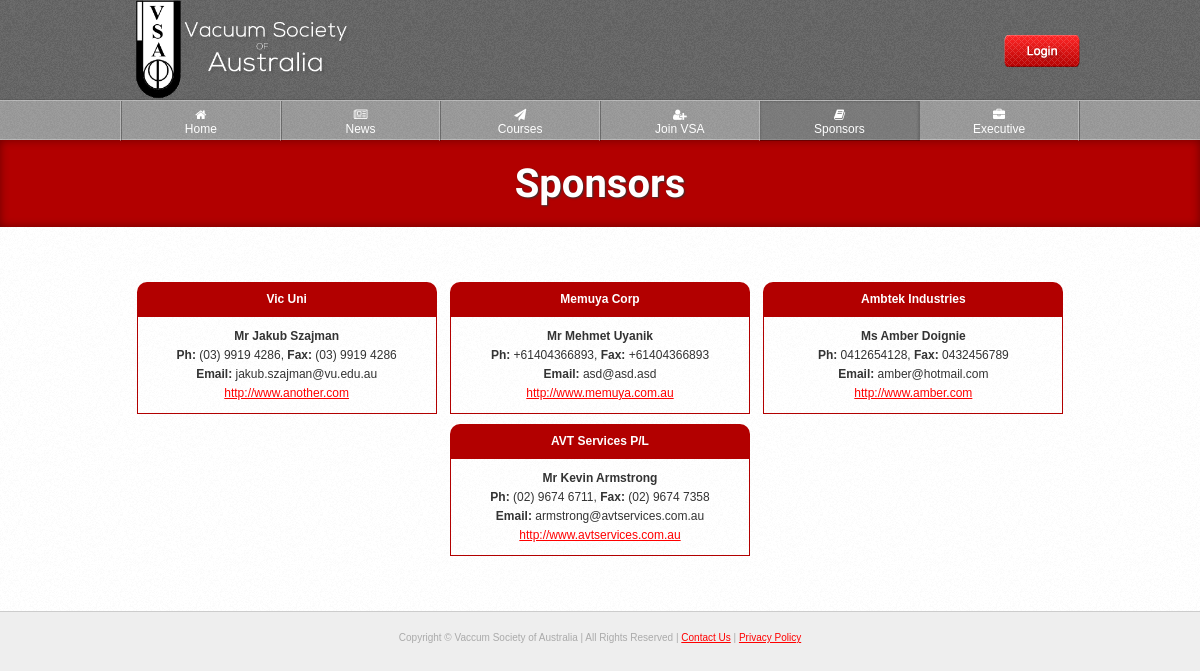
The page /source/sponsors.php on the database its author committed.
### tables this page shows
CREATE TABLE IF NOT EXISTS `users` (
  `id` int(10) NOT NULL AUTO_INCREMENT,
  `username` varchar(20) NOT NULL,
  `password` varchar(70) NOT NULL,
  `email` varchar(100) NOT NULL,
  `title` varchar(6) NOT NULL,
  `fname` varchar(30) NOT NULL,
  `lname` varchar(40) NOT NULL,
  `address` varchar(80) NOT NULL,
  `suburb` varchar(50) NOT NULL,
  `state` varchar(50) NOT NULL,
  `postcode` int(10) NOT NULL,
  `country` varchar(50) NOT NULL,
  `telephone` varchar(20) NOT NULL,
  `fax` varchar(20) DEFAULT NULL,
  `website` varchar(100) DEFAULT NULL,
  `company` varchar(150) DEFAULT NULL,
  `blocked` enum('0','1') NOT NULL,
  `type` enum('1','2','3','4') NOT NULL,
  `active` enum('0','1') NOT NULL,
  `level` enum('1','2') NOT NULL,
  `password_reset` enum('0','1') NOT NULL,
  `activation_code` varchar(40) NOT NULL,
  `reset_code` varchar(100) NOT NULL,
  `payment_made` enum('0','1') NOT NULL,
  `date_created` varchar(100) NOT NULL,
  `payment_due_date` varchar(100) NOT NULL,
  `course_member_expiry` varchar(100) NOT NULL,
  PRIMARY KEY (`id`),
  FULLTEXT KEY `username` (`username`)
);

### source/sponsors.php (the view, shortened to what this page needs)
<?php
$t = new Template;
$t->setTitle("VSA Sponsors");
$t->setTags("sponsors");
include $t->load("template/head.php");
include $t->load("template/header.php");
$q = DB::$db->query("
	SELECT *
	FROM users
	WHERE type = '3'
	ORDER BY id
");
$c = $q->rowCount();
?>
	<div id="page-heading">
		<h1>Sponsors</h1>
	</div>
	<div class="outer-wrapper white">
		<div class="inner-wrapper center">
			<?php if($c != 0): ?>
				<?php while($r = $q->fetch(PDO::FETCH_OBJ)): ?>
				<div class="sponsor-wrapper">
					<div class="title">
						<?=(!empty($r->company)) ? $r->company : 'N/A';?>
					</div>
					<div class="info">
						<p><b><?=$r->title." ".$r->fname." ".$r->lname;?></b></p>
						<p><b>Ph:</b> <?=$r->telephone;?>,  <b>Fax:</b> <?=$r->fax?></p>
						<p><b>Email:</b> <?=$r->email;?></p>
						<p><a href="<?=$r->website;?>" target="_blank"><?=$r->website;?></a></p>
					</div>
				</div>
				<?php endwhile; ?>
			<?php else: ?>
				<div class="notice-box yellow-notice text-left">No sponsors have been added at this moment.</div>
			<?php endif; ?>
		</div>
	</div>
<?php include $t->load("template/footer.php"); ?>

### source/css/layout.css (style rules this page uses)
* { box-sizing: border-box; margin: 0; padding: 0; }
body { margin: 0; padding: 0; background: #EEE; font-family: arial, sans-serif; font-size: 12px; color: #333; }
.inner-wrapper { max-width: 960px; margin: 0 auto; position: relative; }
.outer-wrapper { padding: 50px 0px; border-bottom: 1px solid #CCC; }
.white { background: url("../img/content-bg.png"); }
#page-heading { background: #B20000; color: #FFF; padding: 20px 0px; text-align: center; box-shadow: inset 0px 0px 10px rgba(0,0,0,.4); }
#page-heading h1 { margin: 0; padding: 0; font-size: 40px; text-shadow: 1px 1px 2px #333; font-family: 'Roboto Condensed', sans-serif; text-rendering: optimizeLegibility !important; -webkit-font-smoothing: antialiased !important; color: #FFF; }

### source/css/style.css (style rules this page uses)
.center { text-align: center; }
.sponsor-wrapper { margin: 5px; -webkit-border-radius: 10px 10px 0px 0px; -moz-border-radius: 10px 10px 0px 0px; -ms-border-radius: 10px 10px 0px 0px; -o-border-radius: 10px 10px 0px 0px; border-radius: 10px 10px 0px 0px; width: 300px; display: inline-table; overflow: hidden; }
.sponsor-wrapper p { margin: 0; }
.sponsor-wrapper .title { padding: 10px; background: #B20000; color: #FFF; font-weight: bolder; }
.sponsor-wrapper .info { border: 1px solid #B20000; padding: 10px; }
h1, h2, h3, h4, h5, h6 { margin-bottom: 15px; padding: 0; }
h1 { font-size: 35px; font-family: 'Roboto Condensed', sans-serif; }
p { line-height: 19px; margin-bottom: 10px; }
a { color: #F00; }

### source/css/resize.css (style rules this page uses)
body { margin: 0; text-align: center; }
.sponsor-wrapper { width: 90%; }

### source/css/resize-sidebars.css (style rules this page uses)
.outer-wrapper { padding: 20px 2%; }

### rows shown on the page
users: company "Vic Uni", title "Mr", fname "Jakub", lname "Szajman", telephone "(03) 9919 4286", fax "(03) 9919 4286", email "jakub.szajman@vu.edu.au", website "http://www.another.com"
users: company "Memuya Corp", title "Mr", fname "Mehmet", lname "Uyanik", telephone "+61404366893", fax "+61404366893", email "asd@asd.asd", website "http://www.memuya.com.au"
users: company "Ambtek Industries", title "Ms", fname "Amber", lname "Doignie", telephone "0412654128", fax "0432456789", email "amber@hotmail.com", website "http://www.amber.com"
users: company "AVT Services P/L", title "Mr", fname "Kevin", lname "Armstrong", telephone "(02) 9674 6711", fax "(02) 9674 7358", email "armstrong@avtservices.com.au", website "http://www.avtservices.com.au"
